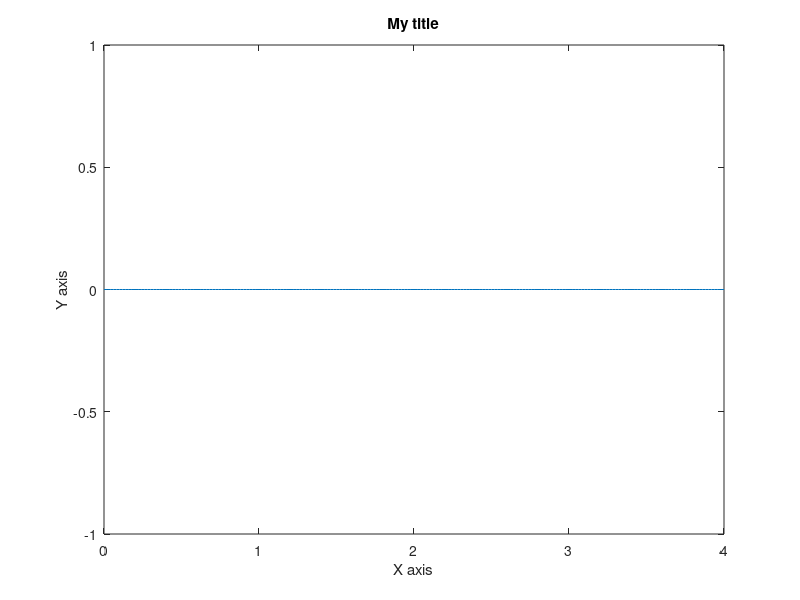

The MATLAB script that drew this image: (Note: this script raises an error after producing the figure.)

% Solve the 1-D wave equation subject to
% fixed boundary condition on right
% moving boundary condition on left
% -------------------------------------------

clear all
close all
clc

nFrames = 400;                % number of frames in the movie

c = 1;                        % set physical parameters
deltaT = 0.02;
deltaX = 0.02;
lamb = (c*deltaT/deltaX)^2;

xRight = 4;
x = linspace(0, xRight, (xRight/deltaX +1) );     % calculate x node locations
n = length(x);


uInit = zeros(1,n);       % set temporal initial values
plot(x,uInit), xlabel('X axis'), ylabel('Y axis'),
               title('My title'), axis([0 xRight -1 1])
drawnow



uCur(1) = 0;                  % set spatial boundary values
uCur(length(x)) = 0;
uCur(1) = leftBoundary(1, deltaT);
for j = 2 : (length(x)-1)                  % calculate the first time-step
    uCur(j) = ( lamb*uInit(j-1) + (2-2*lamb)*uInit(j) + lamb*uInit(j+1) ) / 2;
end
plot(x,uCur), xlabel('X axis'), ylabel('Y axis'),
              title('My title'), axis([0 xRight -1 1])
drawnow




uFut(1) = 0;
uFut(length(x)) = 0;
                               % and the rest of the time steps...
for k = 2 : nFrames
      uFut(1) = leftBoundary(k, deltaT);
      for j = 2 : (length(x)-1)
          uFut(j) = ( lamb*uCur(j-1) + (2-2*lamb)*uCur(j) + lamb*uCur(j+1) - uInit(j));
      end
      plot(x,uFut), xlabel('X axis'), ylabel('Y axis'),
                    title('My title'), axis([0 xRight -1 1])
      drawnow

      uInit = uCur;            % update u values
      uCur = uFut;
end

